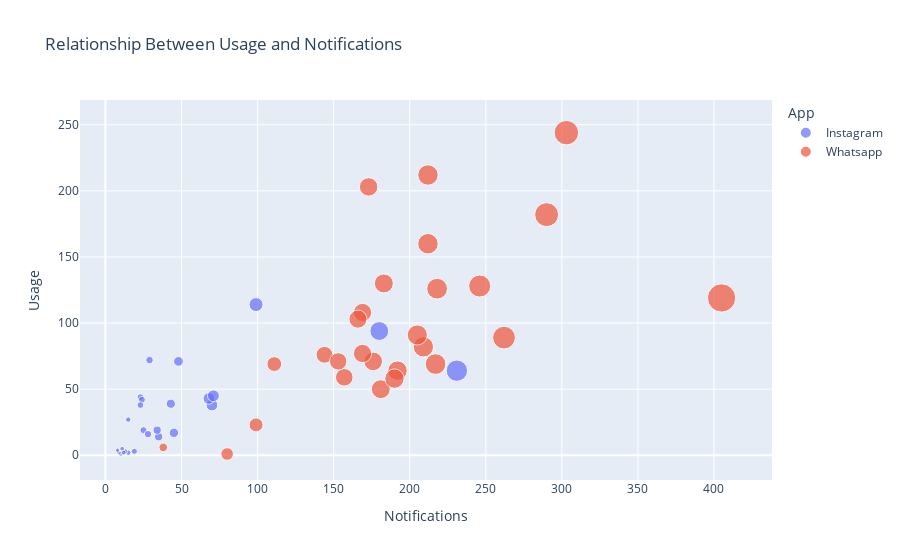

The notebook cell saved with this chart:
### Code cell
# Scatter plot for Usage and  Notifications
figure = px.scatter(
    data_frame=data,
    x='Notifications',
    y='Usage',
    size='Notifications',
    color='App',
    title='Relationship Between Usage and Notifications'
)
figure.show()

### Figure 1 — Plotly figure (JSON) as saved in the notebook; plotly's stock layout.template omitted (floating-point values rounded to 4 significant figures)
{"data": [{"hovertemplate": "App=Instagram<br>Notifications=%{marker.size}<br>Usage=%{y}<extra></extra>", "legendgroup": "Instagram", "marker": {"color": "#636efa", "size": [70, 43, 231, 35, 19, 25, 23, 28, 15, 29, 24, 34, 23, 48, 68, 71, 180, 99, 45, 10, 15, 13, 9, 8, 8, 11, 12], "sizemode": "area", "sizeref": 1.012, "symbol": "circle"}, "mode": "markers", "name": "Instagram", "orientation": "v", "showlegend": true, "type": "scatter", "x": [70, 43, 231, 35, 19, 25, 23, 28, 15, 29, 24, 34, 23, 48, 68, 71, 180, 99, 45, 10, 15, 13, 9, 8, 8, 11, 12], "xaxis": "x", "y": [38, 39, 64, 14, 3, 19, 44, 16, 27, 72, 42, 19, 38, 71, 43, 45, 94, 114, 17, 1, 2, 3, 2, 3, 4, 5, 2], "yaxis": "y"}, {"hovertemplate": "App=Whatsapp<br>Notifications=%{marker.size}<br>Usage=%{y}<extra></extra>", "legendgroup": "Whatsapp", "marker": {"color": "#EF553B", "size": [209, 111, 183, 157, 246, 169, 99, 144, 80, 38, 218, 205, 212, 217, 405, 166, 173, 290, 153, 192, 181, 176, 212, 303, 169, 190, 262], "sizemode": "area", "sizeref": 1.012, "symbol": "circle"}, "mode": "markers", "name": "Whatsapp", "orientation": "v", "showlegend": true, "type": "scatter", "x": [209, 111, 183, 157, 246, 169, 99, 144, 80, 38, 218, 205, 212, 217, 405, 166, 173, 290, 153, 192, 181, 176, 212, 303, 169, 190, 262], "xaxis": "x", "y": [82, 69, 130, 59, 128, 108, 23, 76, 1, 6, 126, 91, 160, 69, 119, 103, 203, 182, 71, 64, 50, 71, 212, 244, 77, 58, 89], "yaxis": "y"}], "layout": {"legend": {"itemsizing": "constant", "title": {"text": "App"}, "tracegroupgap": 0}, "title": {"text": "Relationship Between Usage and Notifications"}, "xaxis": {"anchor": "y", "domain": [0, 1], "title": {"text": "Notifications"}}, "yaxis": {"anchor": "x", "domain": [0, 1], "title": {"text": "Usage"}}}}
